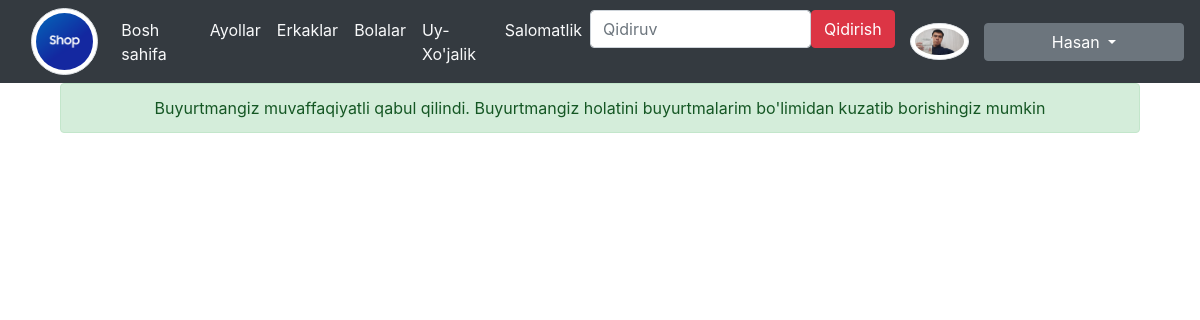
Page /order/success/ (signed in) on the committed database.
### users/models.py (models this page shows)
class CustomUser(AbstractUser):
    age = models.PositiveSmallIntegerField(null=True, blank=False)
    password = models.CharField(max_length=10)
    phone = models.IntegerField(max_length=15, null=True)
    image = models.ImageField(upload_to='users/',blank=True, null=True)
    location = models.CharField(max_length=255, choices=Location_choices)

### orders/views.py (the view)
# urls.py: path('order/success/', Order_Success, name='order_success'),
def Order_Success(request):
    if request.user.is_authenticated:
        message = messages.success(request,
                                   "Buyurtmangiz muvaffaqiyatli qabul qilindi. Buyurtmangiz holatini buyurtmalarim bo'limidan kuzatib borishingiz mumkin")
        return render(request, template_name="order/order_success.html", context=message)
    else:
        message = messages.success(request,
                                   "Buyurtmangiz muvaffaqiyatli qabul qilindi. Buyurtmangiz holatini kuzatib borish uchun saytdan ro'yxatdan o'ting")
        return render(request, template_name="order/order_success.html", context=message)

### templates/order/order_success.html (shortened to what this page needs)
{% extends 'base.html' %}
{% block content %}
    <div class="container">
        {% if messages %}
            {% for message in messages %}
                <div class="text-center">
            <div class="alert alert-success" role="alert">
                {{ message }}
            {% endfor %}
                {% endif %}
    </div>
{% endblock content %}

### templates/base.html (shortened to what this page needs)
{% load static %}
<!DOCTYPE html>
<html lang="en">
<head>
    <link rel="stylesheet" href="https://cdn.jsdelivr.net/npm/bootstrap@4.5.3/dist/css/bootstrap.min.css">
    <link rel="stylesheet" href="https://cdn.jsdelivr.net/npm/bootstrap-icons@1.9.0/font/bootstrap-icons.css">
</head>
<body>
    <nav class="navbar navbar-expand-md navbar-light bg-dark">
        <div class="col-xs-3 col-sm-1">
            <img class="mg-fluid rounded-circle img-thumbnail" src="{% static 'img/shop.png' %}" alt="Townhouses">
        </div>
        <div class="collapse navbar-collapse" id="navbarNav">
            <ul class="navbar-nav mr-auto">
                <li class="nav-item active">
                    <a class="nav-link text-light" href="{% url 'home' %}">Bosh sahifa <span class="sr-only">(current)</span></a>
                </li>
                <li class="nav-item">
                    <a class="nav-link text-light" href="{% url 'product_filters' category='Ayollar' %}">Ayollar</a>
                </li>
                <li class="nav-item">
                    <a class="nav-link text-light" href="{% url 'product_filters' category='Erkaklar' %}">Erkaklar</a>
                </li>
                <li class="nav-item">
                    <a class="nav-link text-light" href="{% url 'product_filters' category='Bolalar' %}">Bolalar</a>
                </li>
                <li class="nav-item">
                    <a class="nav-link text-light" href="{% url 'product_filters' category="Uy-Xo'jalik" %}">Uy-Xo'jalik</a>
                </li>
                <li class="nav-item">
                    <a class="nav-link text-light" href="{% url 'product_filters' category='Salomatlik' %}">Salomatlik</a>
                </li>
                <li class="nav-item">
                    <div class="d-flex">
                      <form class="d-flex" method=POST action="{% url 'search' %}">
                        <input class="form-control me-2" type="search" placeholder="Qidiruv" aria-label="Search" name="searched">
                        <button type="submit" class="btn btn-danger">Qidirish</button>
                      </form>
                    </div>
                </li>
            </ul>
            {% if user.is_authenticated %}
                {% if user.image %}
                    <div class="col-xs-3 col-sm-1">
                        <img src="{{ user.image.url }}" alt="{{ user.username }}" class="img-fluid rounded-circle img-thumbnail">
                    </div>
                {% else %}
                    <div class="col-xs-3 col-sm-1">
                        <img src="{% static 'img/unknown.jpg' %}" alt="{{ user.username }}" class="mg-fluid rounded-circle img-thumbnail">
                    </div>
                {% endif %}
                <div class="dropdown">
                    <button style="min-width: 200px" class="btn btn-secondary dropdown-toggle " type="button" id="dropdownMenuButton1" data-bs-toggle="dropdown" aria-expanded="false">
                        {{ user.username }}
                    </button>
                </div>
            {% else %}
                <div class="btn-group" role="group" aria-label="Basic example">
                    <a class="btn btn-dark" href="{% url 'signin' %}" role="button">Kirish</a>
                    <a class="btn btn-dark" href="{% url 'signup' %}" role="button">Ro'yxatdan o'tish</a>
                </div>
            {% endif %}
        </div>
    </nav>
    <main>
        <div class="container">
            {% block content %}
            {% endblock content %}
        </div>
    </main>
</body>
</html>

### rows in the picture
CustomUser: image (picture), username "Hasan"

### other values in the picture
{{ message }} "Buyurtmangiz muvaffaqiyatli qabul qilindi. Buyurtmangiz holatini buyurtmalarim bo'limidan kuzatib borishingiz mumkin"
